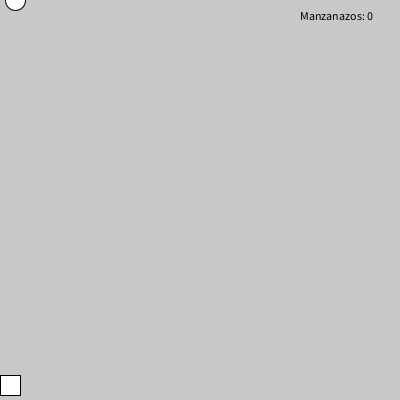
Frame 1 (no input)
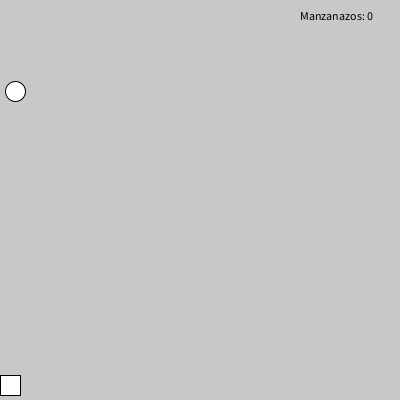
Frame 60 (the mouse pressed at the canvas centre just before this capture)
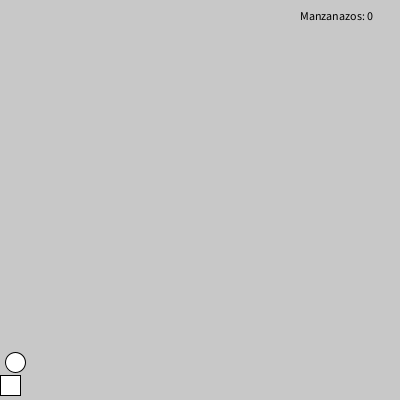
Frame 120 (the mouse held since frame 60 and released just before this capture)

The Processing sketch that drew these frames (run headless with seeded random() and noise(); from frame 60 on, the mouse is pressed at the canvas centre):

// Processing sketch: Catch_Apple_Paso_09
// ── Catch_Apple_Paso_09.pde
/*
 * Catch the Apple (Caza la Manzana)
 *
 * Creacion de un videojuego con Processing. El objetivo de este ejercicio es
 * llevar la programacion un poco mas lejos y crear un pequeño videojuego donde
 * nuestro aguerrido heroe, el famoso cientifico Newton, intenta no perder la
 * oportunidad de que la manzana le caiga en la cabeza.
 *
 * Paso 9:
 *  - implementa un contador que muestre cuantas manzanas cogio Newton
 *  - la funcion 'text()' te permite poner texto en el programa
 *  - ademas necesitaras un contador para poner los puntos 
 *  - empiezas a tener muchas variables en tu programa, es considerado buena
 *    practica el tener 
 *
 * (c) 2013 D. Cuartielles, Arduino Verkstad, Suecia
 */
 
int nX = 0;      // Coordenada X, Newton
int nY = 0;      // Coordenada Y, Newton
float mY = 0;    // Coordenada Y, manzanas
int mX = 15;     // Coordenada X, manzanas
float mV = 0;    // Velocidad Y, manzanas
float mA = 0.05; // Aceleracion Y, manzanas
int p = 0;       // Puntos conseguidos
 
void setup() {
  size(400, 400);  
  nY = height - 25; 
}

void draw() {
  background(200);  
  
  // Movimiento de la manzana
  mV = mV + mA;  
  mY = mY + mV;  
  if (mY > height) {
    mY = 15;    
    mX = int(random(width - 20)); 
    mV = 0;   
  }
  
  fill(255);  
  
  // Deteccion de la colision
  if (mY + 10 > nY && mY - 10 < nY + 20) {  
    if (mX + 10 > nX && mX - 10 < nX + 20) { 
      fill(255, 0, 0);  
      // Si hay colision, incrementa un punto
      p = p + 1;
    } 
  }

  ellipse(mX, mY, 20, 20); 
  rect(nX, nY, 20, 20); 

  // Muestra los puntos en pantalla
  fill(0);  // Color del texto
  text("Manzanazos: " + p, 3 * width / 4, 20);  // Texto a la derecha de la pantalla
}

void keyPressed() {
  // Incrementa las coordenadas en 3 unidades
  if (keyCode == RIGHT) {
    nX = nX + 3;
  }
  // Decrementa las coordenadas en 3 unidades
  if (keyCode == LEFT) {
    nX = nX - 3;
  }
  // Limita el valor de la coordenada X
  if (nX < 0) {
    nX = 0;
  }
  if (nX > width - 20) {  
    nX = width - 20;
  }
}
